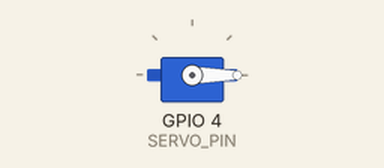
A sketch run on a simulated ESP32-S3. Parts: servo. Servo pulses on a pin are drawn as a servo (544–2400 µs = 0–180°).

Above: at 0.45 s.
At 1.6 s:
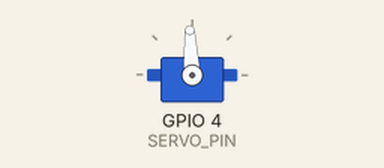
At 2.8 s:
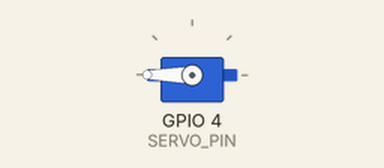
Timing chart, 0 to 5.9 s (numbered marks = the images above):
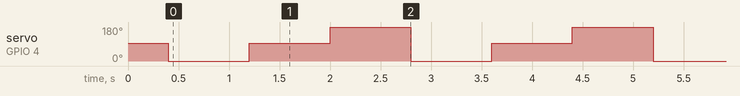

The sketch:

servo_direct_test.ino
```cpp
/*
 * Test 1 servo MG90S thang vao ESP32-S3 (khong PCA, khong pin).
 *
 * Day servo:
 *   Nau/den -> ESP32 GND  (sat USB, hang duoi)
 *   Do      -> ESP32 5V   (canh GND)
 *   Vang    -> ESP32 chan 4  (sau RST, hang 3V3)
 *
 * USB cam may tinh. Chi 1 servo.
 */

#include "esp_rom_sys.h"

static const int SERVO_PIN = 4;
static const int LEDC_RES = 14;
static const int LEDC_MAX = (1 << LEDC_RES) - 1;

static void writeUs(int us) {
  if (us < 500) us = 500;
  if (us > 2500) us = 2500;
  uint32_t duty = (uint32_t)us * LEDC_MAX / 20000;
  ledcWrite(SERVO_PIN, duty);
}

void setup() {
  ledcAttach(SERVO_PIN, 50, LEDC_RES);
#ifdef RGB_BUILTIN
  neopixelWrite(RGB_BUILTIN, 0, 40, 0);
#endif
  esp_rom_printf("\r\nSERVO DIRECT TEST GPIO4\r\n");
  writeUs(1500);
  delay(400);
}

void loop() {
  esp_rom_printf("-> 0 deg\r\n");
  writeUs(500);
  delay(800);
  esp_rom_printf("-> 90 deg\r\n");
  writeUs(1500);
  delay(800);
  esp_rom_printf("-> 180 deg\r\n");
  writeUs(2500);
  delay(800);
}
```

Measured:
- by itself, servo on GPIO 4 (SERVO_PIN): repeats every 2.4 s: 93° 0.80 s, 180° 0.80 s, 0° 0.80 s
